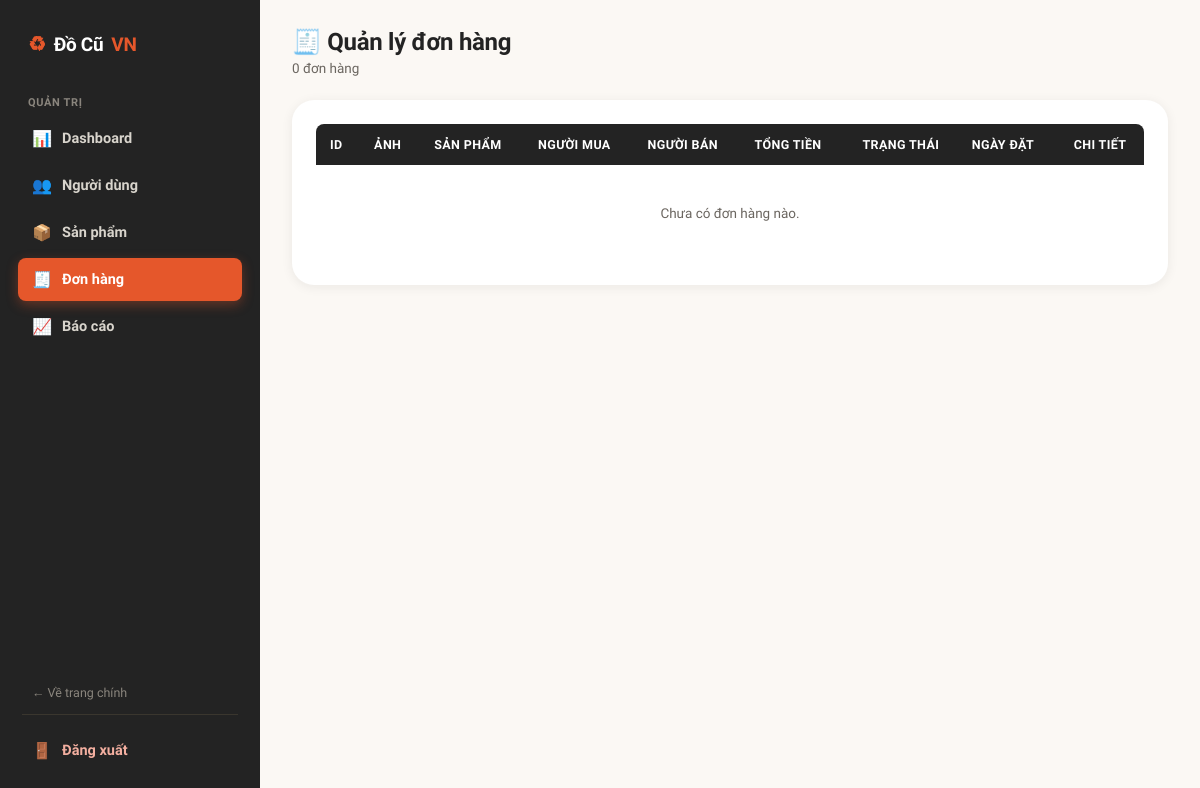
/admin/orders.php (signed in), run on an earlier commit of the app's database.
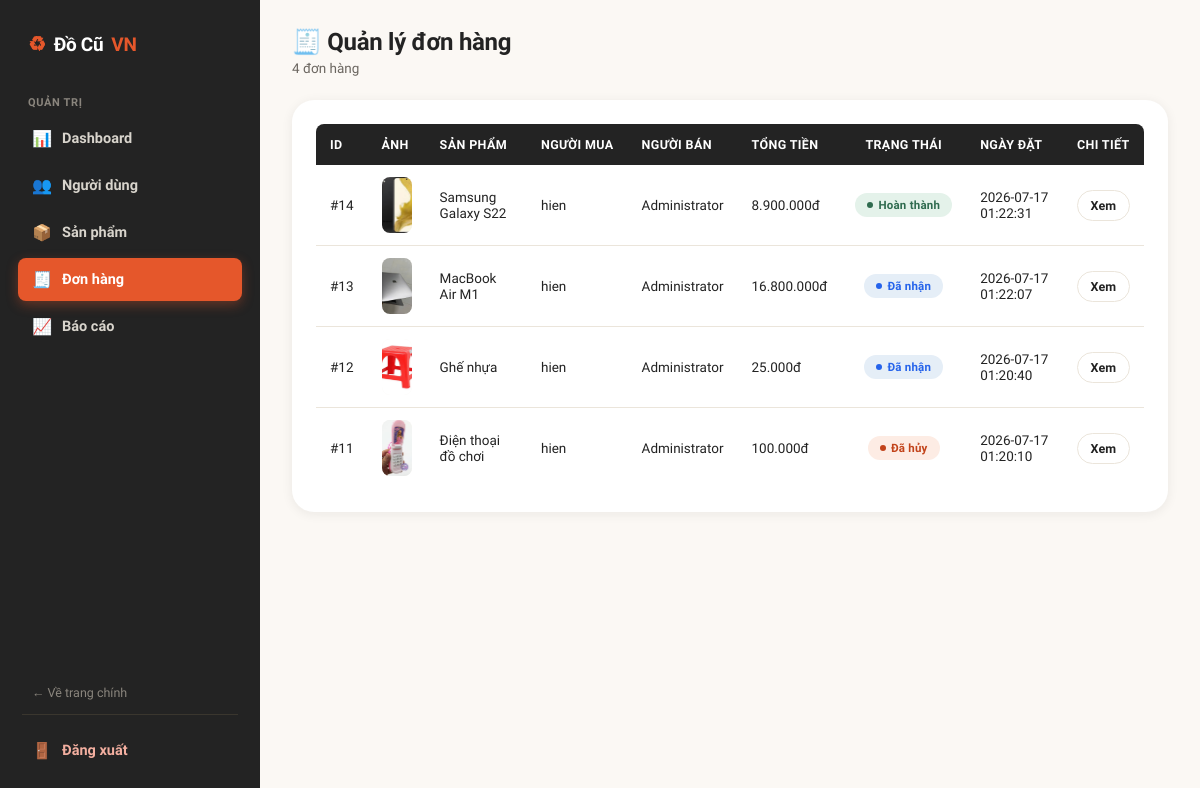
And on a later commit of the database.
### tables this page shows
CREATE TABLE `orders` (
  `id` int(11) NOT NULL,
  `buyer_id` int(11) NOT NULL,
  `seller_id` int(11) NOT NULL,
  `total_amount` decimal(12,2) NOT NULL,
  `status` enum('pending','accepted','completed','cancelled','rejected') DEFAULT 'pending',
  `note` text DEFAULT NULL,
  `receiver_name` varchar(255) DEFAULT NULL,
  `receiver_phone` varchar(20) DEFAULT NULL,
  `receiver_address` text DEFAULT NULL,
  `created_at` timestamp NOT NULL DEFAULT current_timestamp(),
  `updated_at` timestamp NOT NULL DEFAULT current_timestamp() ON UPDATE current_timestamp(),
  `payment_method` varchar(30) DEFAULT 'COD',
  `payment_status` enum('pending','paid','failed') DEFAULT 'pending',
  `payment_time` datetime DEFAULT NULL,
  `transaction_id` varchar(100) DEFAULT NULL
);

CREATE TABLE `products` (
  `id` int(11) NOT NULL,
  `user_id` int(11) NOT NULL,
  `category_id` int(11) NOT NULL,
  `title` varchar(255) NOT NULL,
  `description` text DEFAULT NULL,
  `price` decimal(12,2) NOT NULL,
  `image` varchar(255) DEFAULT NULL,
  `condition_item` enum('new','like_new','good','fair') DEFAULT 'good',
  `location` varchar(255) DEFAULT NULL,
  `views` int(11) DEFAULT 0,
  `status` enum('active','pending','sold','hidden','rejected','deleted') DEFAULT 'pending',
  `created_at` timestamp NOT NULL DEFAULT current_timestamp(),
  `updated_at` timestamp NOT NULL DEFAULT current_timestamp() ON UPDATE current_timestamp()
);

CREATE TABLE `users` (
  `id` int(11) NOT NULL,
  `fullname` varchar(100) NOT NULL,
  `username` varchar(50) NOT NULL,
  `email` varchar(100) NOT NULL,
  `password` varchar(255) NOT NULL,
  `phone` varchar(20) DEFAULT NULL,
  `avatar` varchar(255) DEFAULT 'uploads/avatar/default.png',
  `address` varchar(255) DEFAULT NULL,
  `gender` enum('Nam','Nữ','Khác') DEFAULT NULL,
  `dob` date DEFAULT NULL,
  `role` enum('admin','user') NOT NULL DEFAULT 'user',
  `status` enum('active','blocked') NOT NULL DEFAULT 'active',
  `created_at` timestamp NOT NULL DEFAULT current_timestamp(),
  `updated_at` timestamp NOT NULL DEFAULT current_timestamp() ON UPDATE current_timestamp()
);

### admin/inc/auth.php (called while the page is built, shortened)
<?php
if (!function_exists("e")) {
    function e($value): string
    {
        return htmlspecialchars((string)($value ?? ""), ENT_QUOTES, "UTF-8");
    }
}
if (!function_exists("money")) {
    function money($amount): string
    {
        return number_format((float)$amount, 0, ",", ".") . "đ";
    }
}
if (!function_exists("statusBadge")) {
    function statusBadge(?string $status): array
    {
        $map = [
            "active"    => ["Đang bán",     "badge-success"],
            "pending"   => ["Chờ duyệt",    "badge-warning"],
            "sold"      => ["Đã bán",       "badge-info"],
            "hidden"    => ["Đã ẩn",        "badge-neutral"],
            "rejected"  => ["Từ chối",      "badge-danger"],
            "deleted"   => ["Đã xóa",       "badge-danger"],
            "accepted"  => ["Đã nhận",      "badge-info"],
            "completed" => ["Hoàn thành",   "badge-success"],
            "cancelled" => ["Đã hủy",       "badge-danger"],
            "blocked"   => ["Đã khóa",      "badge-danger"],
        ];
        $status = trim((string)$status);
        return $map[$status];
    }
}

### admin/orders.php (the view, shortened to what this page needs)
<?php
require_once "inc/auth.php";
$result = $conn->query("
    SELECT
        o.id,
        o.total_amount,
        o.status,
        o.created_at,
        u1.fullname AS buyer_name,
        u2.fullname AS seller_name,
        p.title,
        p.image
    FROM orders o
    LEFT JOIN users u1 ON o.buyer_id = u1.id
    LEFT JOIN users u2 ON o.seller_id = u2.id
    LEFT JOIN order_details od ON o.id = od.order_id
    LEFT JOIN products p ON od.product_id = p.id
    ORDER BY o.created_at DESC
");
?>
<!DOCTYPE html>
<html lang="vi">
<head>
<link rel="stylesheet" href="../assets/css/admin.css">
</head>
<body>
<div class="admin-wrapper">
    <?php include "sidebar.php"; ?>
    <main class="admin-main">
        <div class="admin-topbar">
            <div>
                <h1>🧾 Quản lý đơn hàng</h1>
                <div class="subtitle"><?= $result->num_rows ?> đơn hàng</div>
            </div>
        </div>
        <div class="panel">
            <div class="table-scroll">
                <table class="admin-table">
                    <thead>
                    <tr>
                        <th>ID</th>
                        <th>Ảnh</th>
                        <th>Sản phẩm</th>
                        <th>Người mua</th>
                        <th>Người bán</th>
                        <th>Tổng tiền</th>
                        <th class="center">Trạng thái</th>
                        <th>Ngày đặt</th>
                        <th class="center">Chi tiết</th>
                    </tr>
                    </thead>
                    <tbody>
                    <?php if ($result->num_rows === 0): ?>
                        <tr class="empty-row"><td colspan="9">Chưa có đơn hàng nào.</td></tr>
                    <?php else: while ($o = $result->fetch_assoc()):
                        [$label, $cls] = statusBadge($o["status"]);
                    ?>
                        <tr>
                            <td>#<?= (int)$o["id"] ?></td>
                            <td>
                                <?php if (!empty($o["image"])): ?>
                                    <img class="thumb" src="../<?= e($o["image"]) ?>" alt="">
                                <?php else: ?>
                                    <div class="thumb" style="display:flex;align-items:center;justify-content:center;">📦</div>
                                <?php endif; ?>
                            </td>
                            <td><?= $o["title"] !== null ? e($o["title"]) : "<em>—</em>" ?></td>
                            <td><?= $o["buyer_name"] !== null ? e($o["buyer_name"]) : "<em>(đã xóa)</em>" ?></td>
                            <td><?= $o["seller_name"] !== null ? e($o["seller_name"]) : "<em>(đã xóa)</em>" ?></td>
                            <td><?= money($o["total_amount"]) ?></td>
                            <td class="center"><span class="badge <?= $cls ?>"><?= e($label) ?></span></td>
                            <td><?= e($o["created_at"]) ?></td>
                            <td class="center">
                                <a class="btn btn-sm btn-outline" href="transactions.php?id=<?= (int)$o["id"] ?>">
                                    Xem
                                </a>
                            </td>
                        </tr>
                    <?php endwhile; endif; ?>
                    </tbody>
                </table>
            </div>
        </div>
    </main>
</div>
</body>
</html>

What changed in the data, as far as the page shows it:
added orders: id "14", products.image (picture), products.title "Samsung Galaxy S22", buyer.fullname "hien", seller.fullname "Administrator", total_amount "8.900.000đ", label "Hoàn thành", created_at "2026-07-17 01:22:31"
added orders: id "13", products.image (picture), products.title "MacBook Air M1", buyer.fullname "hien", seller.fullname "Administrator", total_amount "16.800.000đ", label "Đã nhận", created_at "2026-07-17 01:22:07"
added orders: id "12", products.image (picture), products.title "Ghế nhựa", buyer.fullname "hien", seller.fullname "Administrator", total_amount "25.000đ", label "Đã nhận", created_at "2026-07-17 01:20:40"
added orders: id "11", products.image (picture), products.title "Điện thoại đồ chơi", buyer.fullname "hien", seller.fullname "Administrator", total_amount "100.000đ", label "Đã hủy", created_at "2026-07-17 01:20:10"
Also different on the page:
$result->num_rows: "0" → "4"
text no longer shown: "Chưa có đơn hàng nào."
